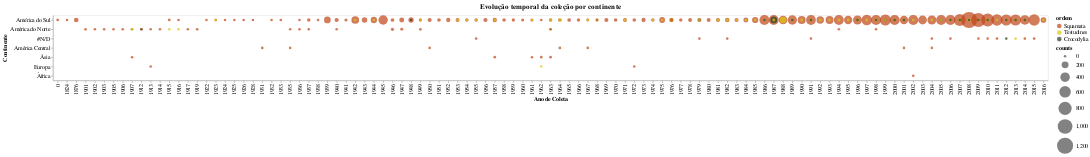

The notebook cell saved with this chart:
### Code cell
g1 = alt.Chart(teste, title='Evolução temporal da coleção por continente').mark_circle().encode(
    x= alt.X('ano_coleta', type="ordinal", title='Ano de Coleta'),
    y= alt.Y('continente', title='Continente', 
             sort=alt.EncodingSortField('counts', op="count", order='descending')), 
    size=alt.Size('counts', scale= alt.Scale(range=[30,1200])), 
    order= alt.Order('counts', sort='descending'),  # smaller points in front
    color= alt.Color('ordem', scale=alt.Scale(domain=ordens, range=cores)),
    tooltip= alt.Tooltip(['continente','ano_coleta','ordem','counts'])
)

g1 = g1.configure_title(fontSize=16).configure_axis(
    labelFontSize=12,
    titleFontSize=12
).configure_legend(
    labelFontSize=12,
    titleFontSize=12
)

# g1.save('./graphs/time-spacial/evolucao_por_continente.html')

g1

### Figure 1 — Vega-Lite specification as saved in the notebook (floating-point values rounded to 4 significant figures; data arrays with more than 128 entries replaced by an {"elided": "..."} marker saying what was removed)
{"config": {"view": {"continuousWidth": 400, "continuousHeight": 300}, "axis": {"labelFontSize": 12, "titleFontSize": 12}, "legend": {"labelFontSize": 12, "titleFontSize": 12}, "title": {"fontSize": 16}}, "data": {"name": "data-a486f2cccaf20d646d39cf416179da70"}, "mark": "circle", "encoding": {"color": {"type": "nominal", "field": "ordem", "scale": {"domain": ["Squamata", "Testudines", "Crocodylia"], "range": ["#BF4417", "#D9CB0B", "#284021"]}}, "order": {"type": "quantitative", "field": "counts", "sort": "descending"}, "size": {"type": "quantitative", "field": "counts", "scale": {"range": [30, 1200]}}, "tooltip": [{"type": "nominal", "field": "continente"}, {"type": "quantitative", "field": "ano_coleta"}, {"type": "nominal", "field": "ordem"}, {"type": "quantitative", "field": "counts"}], "x": {"type": "ordinal", "field": "ano_coleta", "title": "Ano de Coleta"}, "y": {"type": "nominal", "field": "continente", "sort": {"field": "counts", "op": "count", "order": "descending"}, "title": "Continente"}}, "title": "Evolução temporal da coleção por continente", "$schema": "https://vega.github.io/schema/vega-lite/v4.8.1.json", "datasets": {"data-a486f2cccaf20d646d39cf416179da70": {"elided": "223 records"}}}
